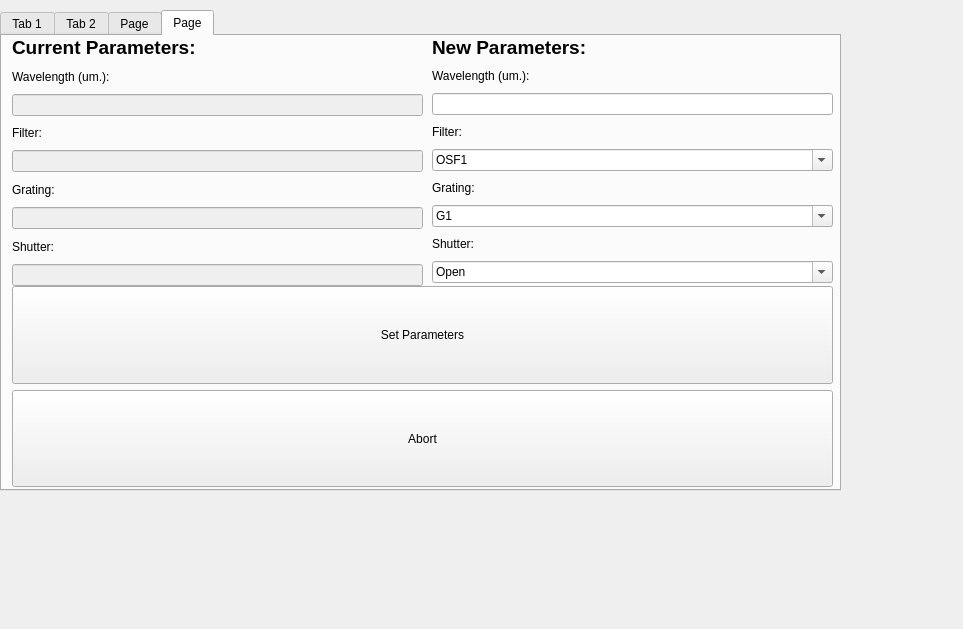
<?xml version="1.0" encoding="UTF-8"?>
<ui version="4.0">
 <class>Dialog</class>
 <widget class="QDialog" name="Dialog">
  <property name="geometry">
   <rect>
    <x>0</x>
    <y>0</y>
    <width>963</width>
    <height>629</height>
   </rect>
  </property>
  <property name="windowTitle">
   <string>Dialog</string>
  </property>
  <widget class="QTabWidget" name="tabWidget">
   <property name="geometry">
    <rect>
     <x>0</x>
     <y>10</y>
     <width>841</width>
     <height>481</height>
    </rect>
   </property>
   <property name="currentIndex">
    <number>3</number>
   </property>
   <widget class="QWidget" name="tab1_series_scan">
    <attribute name="title">
     <string>Tab 1</string>
    </attribute>
    <widget class="QListWidget" name="sequence_config_files_tab1">
     <property name="geometry">
      <rect>
       <x>280</x>
       <y>180</y>
       <width>261</width>
       <height>151</height>
      </rect>
     </property>
     <property name="dragDropMode">
      <enum>QAbstractItemView::DragDrop</enum>
     </property>
    </widget>
    <widget class="QLabel" name="sequence_progress_label_tab1">
     <property name="geometry">
      <rect>
       <x>280</x>
       <y>10</y>
       <width>211</width>
       <height>21</height>
      </rect>
     </property>
     <property name="text">
      <string>Current Sequence Progress</string>
     </property>
    </widget>
    <widget class="QProgressBar" name="sequence_progressBar_tab1">
     <property name="geometry">
      <rect>
       <x>280</x>
       <y>30</y>
       <width>251</width>
       <height>23</height>
      </rect>
     </property>
     <property name="value">
      <number>24</number>
     </property>
    </widget>
    <widget class="QLabel" name="series_progress_label_tab1">
     <property name="geometry">
      <rect>
       <x>280</x>
       <y>50</y>
       <width>221</width>
       <height>20</height>
      </rect>
     </property>
     <property name="text">
      <string>Scan Sequence Series Progress</string>
     </property>
    </widget>
    <widget class="QProgressBar" name="series_progressBar_tab1">
     <property name="geometry">
      <rect>
       <x>280</x>
       <y>70</y>
       <width>251</width>
       <height>23</height>
      </rect>
     </property>
     <property name="value">
      <number>24</number>
     </property>
    </widget>
    <widget class="QLabel" name="sequence_config_files_label_tab1">
     <property name="geometry">
      <rect>
       <x>280</x>
       <y>160</y>
       <width>221</width>
       <height>21</height>
      </rect>
     </property>
     <property name="text">
      <string>Scan Sequence Series Config Files</string>
     </property>
    </widget>
    <widget class="QPushButton" name="run_single_tab1">
     <property name="geometry">
      <rect>
       <x>10</x>
       <y>340</y>
       <width>261</width>
       <height>101</height>
      </rect>
     </property>
     <property name="text">
      <string>Run Single Sequence</string>
     </property>
    </widget>
    <widget class="QPushButton" name="run_series_tab1">
     <property name="geometry">
      <rect>
       <x>280</x>
       <y>340</y>
       <width>261</width>
       <height>101</height>
      </rect>
     </property>
     <property name="text">
      <string>Run Series</string>
     </property>
    </widget>
    <widget class="QPushButton" name="abort_scan_button_tab1">
     <property name="geometry">
      <rect>
       <x>550</x>
       <y>340</y>
       <width>261</width>
       <height>101</height>
      </rect>
     </property>
     <property name="text">
      <string>Abort Scan</string>
     </property>
    </widget>
    <widget class="QLabel" name="saved_configs_label_tab1">
     <property name="geometry">
      <rect>
       <x>10</x>
       <y>10</y>
       <width>221</width>
       <height>21</height>
      </rect>
     </property>
     <property name="text">
      <string>Saved Sequence Config Files</string>
     </property>
    </widget>
    <widget class="QLabel" name="status_log_label_tab1">
     <property name="geometry">
      <rect>
       <x>550</x>
       <y>10</y>
       <width>101</width>
       <height>21</height>
      </rect>
     </property>
     <property name="text">
      <string>Status Log</string>
     </property>
    </widget>
    <widget class="QPushButton" name="remove_sequence_button_tab1">
     <property name="geometry">
      <rect>
       <x>280</x>
       <y>130</y>
       <width>261</width>
       <height>23</height>
      </rect>
     </property>
     <property name="text">
      <string>Remove Sequence From Scan Series</string>
     </property>
    </widget>
    <widget class="QPushButton" name="add_sequence_button_tab1">
     <property name="geometry">
      <rect>
       <x>280</x>
       <y>100</y>
       <width>261</width>
       <height>23</height>
      </rect>
     </property>
     <property name="sizePolicy">
      <sizepolicy hsizetype="Minimum" vsizetype="Maximum">
       <horstretch>0</horstretch>
       <verstretch>0</verstretch>
      </sizepolicy>
     </property>
     <property name="text">
      <string>Add New Sequence To Scan Series</string>
     </property>
    </widget>
    <widget class="QWidget" name="layoutWidget">
     <property name="geometry">
      <rect>
       <x>550</x>
       <y>30</y>
       <width>261</width>
       <height>301</height>
      </rect>
     </property>
     <layout class="QHBoxLayout" name="sl_horizontalLayout_tab1">
      <item>
       <widget class="QTextBrowser" name="sl_textBrowser_tab1"/>
      </item>
      <item>
       <widget class="QScrollBar" name="sl_scrollBar_tab1">
        <property name="orientation">
         <enum>Qt::Vertical</enum>
        </property>
       </widget>
      </item>
     </layout>
    </widget>
    <widget class="QWidget" name="layoutWidget_2">
     <property name="geometry">
      <rect>
       <x>10</x>
       <y>30</y>
       <width>261</width>
       <height>301</height>
      </rect>
     </property>
     <layout class="QHBoxLayout" name="scf_horizontalLayout_tab1">
      <item>
       <widget class="QListWidget" name="saved_config_files_tab1">
        <property name="dragEnabled">
         <bool>true</bool>
        </property>
        <property name="dragDropMode">
         <enum>QAbstractItemView::DragOnly</enum>
        </property>
        <property name="selectionMode">
         <enum>QAbstractItemView::MultiSelection</enum>
        </property>
       </widget>
      </item>
      <item>
       <widget class="QScrollBar" name="scf_scrollBar_tab1">
        <property name="orientation">
         <enum>Qt::Vertical</enum>
        </property>
       </widget>
      </item>
     </layout>
    </widget>
   </widget>
   <widget class="QWidget" name="tab2_single_scan">
    <attribute name="title">
     <string>Tab 2</string>
    </attribute>
    <widget class="QLabel" name="status_log_label_tab2">
     <property name="geometry">
      <rect>
       <x>550</x>
       <y>10</y>
       <width>91</width>
       <height>21</height>
      </rect>
     </property>
     <property name="text">
      <string>Status Log</string>
     </property>
    </widget>
    <widget class="QPushButton" name="run_series_tab2">
     <property name="geometry">
      <rect>
       <x>280</x>
       <y>340</y>
       <width>261</width>
       <height>101</height>
      </rect>
     </property>
     <property name="text">
      <string>Run Series</string>
     </property>
    </widget>
    <widget class="QPushButton" name="run_single_tab2">
     <property name="geometry">
      <rect>
       <x>10</x>
       <y>340</y>
       <width>261</width>
       <height>101</height>
      </rect>
     </property>
     <property name="text">
      <string>Run Single Sequence</string>
     </property>
    </widget>
    <widget class="QPushButton" name="abort_scan_button_tab2">
     <property name="geometry">
      <rect>
       <x>550</x>
       <y>340</y>
       <width>261</width>
       <height>101</height>
      </rect>
     </property>
     <property name="text">
      <string>Abort Scan</string>
     </property>
    </widget>
    <widget class="QWidget" name="layoutWidget_3">
     <property name="geometry">
      <rect>
       <x>550</x>
       <y>30</y>
       <width>261</width>
       <height>301</height>
      </rect>
     </property>
     <layout class="QHBoxLayout" name="sl_horizontalLayout_tab2">
      <item>
       <widget class="QTextBrowser" name="sl_textBrowser_tab2"/>
      </item>
      <item>
       <widget class="QScrollBar" name="sl_scrollBar_tab2">
        <property name="orientation">
         <enum>Qt::Vertical</enum>
        </property>
       </widget>
      </item>
     </layout>
    </widget>
    <widget class="QWidget" name="">
     <property name="geometry">
      <rect>
       <x>10</x>
       <y>10</y>
       <width>261</width>
       <height>131</height>
      </rect>
     </property>
     <layout class="QVBoxLayout" name="verticalLayout">
      <item>
       <widget class="QLabel" name="grating_select_label_tab2">
        <property name="text">
         <string> Grating Selection:</string>
        </property>
       </widget>
      </item>
      <item>
       <widget class="QComboBox" name="grating_select_cbox_tab2">
        <property name="currentIndex">
         <number>0</number>
        </property>
        <item>
         <property name="text">
          <string>Grating 1 (G1)</string>
         </property>
        </item>
        <item>
         <property name="text">
          <string>Grating 2 (G2)</string>
         </property>
        </item>
        <item>
         <property name="text">
          <string>Grating 3 (G3)</string>
         </property>
        </item>
       </widget>
      </item>
      <item>
       <widget class="QLabel" name="osf_select_label_tab2">
        <property name="text">
         <string>Filter Selection:</string>
        </property>
       </widget>
      </item>
      <item>
       <widget class="QComboBox" name="osf_select_cbox">
        <item>
         <property name="text">
          <string>OSF1</string>
         </property>
        </item>
        <item>
         <property name="text">
          <string>OSF2</string>
         </property>
        </item>
        <item>
         <property name="text">
          <string>OSF3</string>
         </property>
        </item>
        <item>
         <property name="text">
          <string>OSF4</string>
         </property>
        </item>
       </widget>
      </item>
      <item>
       <widget class="QLabel" name="shutter_position_label_tab2">
        <property name="text">
         <string>Shutter</string>
        </property>
       </widget>
      </item>
      <item>
       <widget class="QComboBox" name="shutter_position_cbox_tab2">
        <item>
         <property name="text">
          <string>Open</string>
         </property>
        </item>
        <item>
         <property name="text">
          <string>Closed</string>
         </property>
        </item>
       </widget>
      </item>
     </layout>
    </widget>
    <widget class="QWidget" name="">
     <property name="geometry">
      <rect>
       <x>280</x>
       <y>10</y>
       <width>261</width>
       <height>91</height>
      </rect>
     </property>
     <layout class="QVBoxLayout" name="verticalLayout_3">
      <item>
       <widget class="QLabel" name="sequence_name_label">
        <property name="sizePolicy">
         <sizepolicy hsizetype="Preferred" vsizetype="Maximum">
          <horstretch>0</horstretch>
          <verstretch>0</verstretch>
         </sizepolicy>
        </property>
        <property name="text">
         <string>Sequence Config File Name:</string>
        </property>
       </widget>
      </item>
      <item>
       <widget class="QLineEdit" name="sequence_name_ledit">
        <property name="text">
         <string>setup_test.cfg</string>
        </property>
        <property name="placeholderText">
         <string/>
        </property>
       </widget>
      </item>
      <item>
       <widget class="QPushButton" name="save_sequence_pushButton_4_tab2">
        <property name="text">
         <string>Save Sequence Config File</string>
        </property>
       </widget>
      </item>
     </layout>
    </widget>
    <widget class="QWidget" name="">
     <property name="geometry">
      <rect>
       <x>280</x>
       <y>100</y>
       <width>258</width>
       <height>231</height>
      </rect>
     </property>
     <layout class="QVBoxLayout" name="verticalLayout_4">
      <item>
       <widget class="QPushButton" name="add_sequence_button_tab2">
        <property name="sizePolicy">
         <sizepolicy hsizetype="Minimum" vsizetype="Maximum">
          <horstretch>0</horstretch>
          <verstretch>0</verstretch>
         </sizepolicy>
        </property>
        <property name="text">
         <string>Add New Sequence To Scan Series</string>
        </property>
       </widget>
      </item>
      <item>
       <widget class="QPushButton" name="remove_sequence_button_tab2">
        <property name="text">
         <string>Remove Sequence From Scan Series</string>
        </property>
       </widget>
      </item>
      <item>
       <widget class="QPushButton" name="edit_sequence_button_tab2">
        <property name="text">
         <string>Edit Sequence</string>
        </property>
       </widget>
      </item>
      <item>
       <widget class="QLabel" name="sequence_config_files_label_tab2">
        <property name="text">
         <string>Scan Sequence Series</string>
        </property>
       </widget>
      </item>
      <item>
       <widget class="QListWidget" name="sequence_config_files_tab2">
        <property name="dragDropMode">
         <enum>QAbstractItemView::InternalMove</enum>
        </property>
       </widget>
      </item>
     </layout>
    </widget>
    <widget class="QWidget" name="">
     <property name="geometry">
      <rect>
       <x>10</x>
       <y>140</y>
       <width>261</width>
       <height>191</height>
      </rect>
     </property>
     <layout class="QVBoxLayout" name="verticalLayout_2">
      <item>
       <widget class="QLabel" name="sequence_start_wave_label">
        <property name="sizePolicy">
         <sizepolicy hsizetype="Maximum" vsizetype="Maximum">
          <horstretch>0</horstretch>
          <verstretch>0</verstretch>
         </sizepolicy>
        </property>
        <property name="text">
         <string>Sequence Start Wavelength (um.):</string>
        </property>
       </widget>
      </item>
      <item>
       <widget class="QLineEdit" name="sequence_wave_start_ledit">
        <property name="sizePolicy">
         <sizepolicy hsizetype="Expanding" vsizetype="Maximum">
          <horstretch>0</horstretch>
          <verstretch>0</verstretch>
         </sizepolicy>
        </property>
        <property name="text">
         <string>0.75</string>
        </property>
        <property name="placeholderText">
         <string/>
        </property>
       </widget>
      </item>
      <item>
       <widget class="QLabel" name="sequence_end_wave_label">
        <property name="sizePolicy">
         <sizepolicy hsizetype="Maximum" vsizetype="Maximum">
          <horstretch>0</horstretch>
          <verstretch>0</verstretch>
         </sizepolicy>
        </property>
        <property name="text">
         <string>Sequence End Wavelength (um.):</string>
        </property>
       </widget>
      </item>
      <item>
       <widget class="QLineEdit" name="sequence_wave_end_ledit">
        <property name="sizePolicy">
         <sizepolicy hsizetype="Expanding" vsizetype="Maximum">
          <horstretch>0</horstretch>
          <verstretch>0</verstretch>
         </sizepolicy>
        </property>
        <property name="text">
         <string>5.0</string>
        </property>
        <property name="placeholderText">
         <string/>
        </property>
       </widget>
      </item>
      <item>
       <widget class="QLabel" name="sequence_wave_step_label">
        <property name="sizePolicy">
         <sizepolicy hsizetype="Maximum" vsizetype="Maximum">
          <horstretch>0</horstretch>
          <verstretch>0</verstretch>
         </sizepolicy>
        </property>
        <property name="text">
         <string>Sequence Wavelength Step (nm.):</string>
        </property>
       </widget>
      </item>
      <item>
       <widget class="QLineEdit" name="sequence_wave_step_ledit">
        <property name="sizePolicy">
         <sizepolicy hsizetype="Expanding" vsizetype="Maximum">
          <horstretch>0</horstretch>
          <verstretch>0</verstretch>
         </sizepolicy>
        </property>
        <property name="text">
         <string>1.0</string>
        </property>
        <property name="placeholderText">
         <string>1.0</string>
        </property>
       </widget>
      </item>
      <item>
       <widget class="QLabel" name="sequence_measure_int_label">
        <property name="text">
         <string>Sequence Measurement Interval (s):</string>
        </property>
       </widget>
      </item>
      <item>
       <widget class="QLineEdit" name="sequence_measure_int_ledit">
        <property name="text">
         <string>5.0</string>
        </property>
        <property name="placeholderText">
         <string/>
        </property>
       </widget>
      </item>
     </layout>
    </widget>
   </widget>
   <widget class="QWidget" name="tab3_settings">
    <attribute name="title">
     <string>Page</string>
    </attribute>
    <widget class="QLabel" name="metadata_label_tab3">
     <property name="geometry">
      <rect>
       <x>10</x>
       <y>130</y>
       <width>131</width>
       <height>21</height>
      </rect>
     </property>
     <property name="text">
      <string>Metadata to Include</string>
     </property>
    </widget>
    <widget class="QCheckBox" name="checkBox">
     <property name="geometry">
      <rect>
       <x>10</x>
       <y>150</y>
       <width>141</width>
       <height>21</height>
      </rect>
     </property>
     <property name="text">
      <string>Cryo_Temperature</string>
     </property>
    </widget>
    <widget class="QCheckBox" name="checkBox_2">
     <property name="geometry">
      <rect>
       <x>10</x>
       <y>170</y>
       <width>141</width>
       <height>21</height>
      </rect>
     </property>
     <property name="text">
      <string>Power_Meter</string>
     </property>
    </widget>
    <widget class="QCheckBox" name="checkBox_3">
     <property name="geometry">
      <rect>
       <x>10</x>
       <y>190</y>
       <width>141</width>
       <height>21</height>
      </rect>
     </property>
     <property name="text">
      <string>Filter_Wheel_1</string>
     </property>
    </widget>
    <widget class="QCheckBox" name="checkBox_4">
     <property name="geometry">
      <rect>
       <x>10</x>
       <y>210</y>
       <width>141</width>
       <height>21</height>
      </rect>
     </property>
     <property name="text">
      <string>Filter_Wheel_2</string>
     </property>
    </widget>
    <widget class="QCheckBox" name="checkBox_5">
     <property name="geometry">
      <rect>
       <x>10</x>
       <y>230</y>
       <width>141</width>
       <height>21</height>
      </rect>
     </property>
     <property name="text">
      <string>Grating</string>
     </property>
    </widget>
    <widget class="QCheckBox" name="checkBox_6">
     <property name="geometry">
      <rect>
       <x>10</x>
       <y>250</y>
       <width>141</width>
       <height>21</height>
      </rect>
     </property>
     <property name="text">
      <string>Wavelength</string>
     </property>
    </widget>
    <widget class="QCheckBox" name="checkBox_7">
     <property name="geometry">
      <rect>
       <x>10</x>
       <y>270</y>
       <width>201</width>
       <height>21</height>
      </rect>
     </property>
     <property name="text">
      <string>Measurement_Interval</string>
     </property>
    </widget>
    <widget class="QLabel" name="keywords_label_tab3">
     <property name="geometry">
      <rect>
       <x>10</x>
       <y>280</y>
       <width>121</width>
       <height>41</height>
      </rect>
     </property>
     <property name="text">
      <string>Search Keywords:</string>
     </property>
    </widget>
    <widget class="QLineEdit" name="storage_path_lineEdit_tab3">
     <property name="geometry">
      <rect>
       <x>10</x>
       <y>60</y>
       <width>261</width>
       <height>20</height>
      </rect>
     </property>
     <property name="text">
      <string>/data/big_data/</string>
     </property>
     <property name="placeholderText">
      <string/>
     </property>
    </widget>
    <widget class="QLabel" name="storage_path_label_tab3">
     <property name="geometry">
      <rect>
       <x>10</x>
       <y>40</y>
       <width>121</width>
       <height>21</height>
      </rect>
     </property>
     <property name="text">
      <string>Storage Path:</string>
     </property>
    </widget>
    <widget class="QLineEdit" name="filename_suffix_lineEdit_tab3">
     <property name="geometry">
      <rect>
       <x>10</x>
       <y>100</y>
       <width>261</width>
       <height>20</height>
      </rect>
     </property>
     <property name="text">
      <string>_30042021_1701</string>
     </property>
     <property name="placeholderText">
      <string/>
     </property>
    </widget>
    <widget class="QLabel" name="filename_suffix_label_tab3">
     <property name="geometry">
      <rect>
       <x>10</x>
       <y>80</y>
       <width>121</width>
       <height>21</height>
      </rect>
     </property>
     <property name="text">
      <string>Filename Suffix:</string>
     </property>
    </widget>
    <widget class="QLabel" name="data_format_label_tab3">
     <property name="geometry">
      <rect>
       <x>280</x>
       <y>13</y>
       <width>81</width>
       <height>20</height>
      </rect>
     </property>
     <property name="text">
      <string>Data Format:</string>
     </property>
    </widget>
    <widget class="QComboBox" name="data_format_comboBox_tab3">
     <property name="geometry">
      <rect>
       <x>370</x>
       <y>10</y>
       <width>171</width>
       <height>22</height>
      </rect>
     </property>
     <item>
      <property name="text">
       <string>.csv</string>
      </property>
     </item>
     <item>
      <property name="text">
       <string>.json</string>
      </property>
     </item>
     <item>
      <property name="text">
       <string>.parquet</string>
      </property>
     </item>
    </widget>
    <widget class="QComboBox" name="compression_comboBox_tab3">
     <property name="geometry">
      <rect>
       <x>370</x>
       <y>47</y>
       <width>171</width>
       <height>22</height>
      </rect>
     </property>
     <item>
      <property name="text">
       <string>.zip</string>
      </property>
     </item>
     <item>
      <property name="text">
       <string>.tgz</string>
      </property>
     </item>
     <item>
      <property name="text">
       <string>.tar</string>
      </property>
     </item>
    </widget>
    <widget class="QLabel" name="compresssion_label_tab3">
     <property name="geometry">
      <rect>
       <x>280</x>
       <y>50</y>
       <width>81</width>
       <height>20</height>
      </rect>
     </property>
     <property name="text">
      <string>Compression:</string>
     </property>
    </widget>
    <widget class="QLineEdit" name="keywords_lineEdit_tab3">
     <property name="geometry">
      <rect>
       <x>10</x>
       <y>310</y>
       <width>261</width>
       <height>20</height>
      </rect>
     </property>
     <property name="text">
      <string>Test, Development</string>
     </property>
     <property name="placeholderText">
      <string/>
     </property>
    </widget>
    <widget class="QCheckBox" name="overwrite_checkBox_tab3">
     <property name="geometry">
      <rect>
       <x>280</x>
       <y>140</y>
       <width>221</width>
       <height>31</height>
      </rect>
     </property>
     <property name="text">
      <string>Overwrite Without Warning</string>
     </property>
    </widget>
    <widget class="QPushButton" name="run_single_tab3">
     <property name="geometry">
      <rect>
       <x>10</x>
       <y>340</y>
       <width>261</width>
       <height>101</height>
      </rect>
     </property>
     <property name="text">
      <string>Run Single Sequence</string>
     </property>
    </widget>
    <widget class="QLabel" name="status_log_label_tab3">
     <property name="geometry">
      <rect>
       <x>550</x>
       <y>10</y>
       <width>91</width>
       <height>21</height>
      </rect>
     </property>
     <property name="text">
      <string>Status Log</string>
     </property>
    </widget>
    <widget class="QPushButton" name="abort_scan_button_tab3">
     <property name="geometry">
      <rect>
       <x>550</x>
       <y>340</y>
       <width>261</width>
       <height>101</height>
      </rect>
     </property>
     <property name="text">
      <string>Abort Scan</string>
     </property>
    </widget>
    <widget class="QPushButton" name="run_series_tab3">
     <property name="geometry">
      <rect>
       <x>280</x>
       <y>340</y>
       <width>261</width>
       <height>101</height>
      </rect>
     </property>
     <property name="text">
      <string>Run Series</string>
     </property>
    </widget>
    <widget class="QPushButton" name="add_sequence_button_tab3">
     <property name="geometry">
      <rect>
       <x>280</x>
       <y>80</y>
       <width>261</width>
       <height>23</height>
      </rect>
     </property>
     <property name="sizePolicy">
      <sizepolicy hsizetype="Minimum" vsizetype="Maximum">
       <horstretch>0</horstretch>
       <verstretch>0</verstretch>
      </sizepolicy>
     </property>
     <property name="text">
      <string>Add New Sequence To Scan Series</string>
     </property>
    </widget>
    <widget class="QPushButton" name="remove_sequence_button_tab3">
     <property name="geometry">
      <rect>
       <x>280</x>
       <y>110</y>
       <width>261</width>
       <height>23</height>
      </rect>
     </property>
     <property name="text">
      <string>Remove Sequence From Scan Series</string>
     </property>
    </widget>
    <widget class="QLabel" name="sequence_config_files_label_tab3">
     <property name="geometry">
      <rect>
       <x>280</x>
       <y>170</y>
       <width>161</width>
       <height>31</height>
      </rect>
     </property>
     <property name="text">
      <string>Scan Sequence Series</string>
     </property>
    </widget>
    <widget class="QListWidget" name="sequence_config_files_tab3">
     <property name="geometry">
      <rect>
       <x>280</x>
       <y>200</y>
       <width>261</width>
       <height>131</height>
      </rect>
     </property>
     <property name="dragDropMode">
      <enum>QAbstractItemView::InternalMove</enum>
     </property>
    </widget>
    <widget class="QWidget" name="layoutWidget_4">
     <property name="geometry">
      <rect>
       <x>550</x>
       <y>30</y>
       <width>261</width>
       <height>301</height>
      </rect>
     </property>
     <layout class="QHBoxLayout" name="sl_horizontalLayout_tab3">
      <item>
       <widget class="QTextBrowser" name="sl_textBrowser_tab3"/>
      </item>
      <item>
       <widget class="QScrollBar" name="sl_scrollBar_tab3">
        <property name="orientation">
         <enum>Qt::Vertical</enum>
        </property>
       </widget>
      </item>
     </layout>
    </widget>
    <widget class="QLabel" name="config_path_label_tab3">
     <property name="geometry">
      <rect>
       <x>10</x>
       <y>0</y>
       <width>121</width>
       <height>21</height>
      </rect>
     </property>
     <property name="text">
      <string>Config Files Path:</string>
     </property>
    </widget>
    <widget class="QLineEdit" name="config_path_lineEdit_tab3">
     <property name="geometry">
      <rect>
       <x>10</x>
       <y>20</y>
       <width>261</width>
       <height>20</height>
      </rect>
     </property>
     <property name="text">
      <string>../../config/</string>
     </property>
     <property name="placeholderText">
      <string/>
     </property>
    </widget>
   </widget>
   <widget class="QWidget" name="tab4_manual">
    <attribute name="title">
     <string>Page</string>
    </attribute>
    <widget class="QWidget" name="layoutWidget_5">
     <property name="geometry">
      <rect>
       <x>10</x>
       <y>0</y>
       <width>411</width>
       <height>250</height>
      </rect>
     </property>
     <layout class="QGridLayout" name="gridLayout_9">
      <item row="2" column="0">
       <widget class="QLineEdit" name="wavelength_current_ledit_tab4">
        <property name="enabled">
         <bool>false</bool>
        </property>
        <property name="text">
         <string/>
        </property>
       </widget>
      </item>
      <item row="4" column="0">
       <widget class="QLineEdit" name="osf_current_ledit_tab4">
        <property name="enabled">
         <bool>false</bool>
        </property>
       </widget>
      </item>
      <item row="1" column="0">
       <widget class="QLabel" name="wavelength_current_label_tab4">
        <property name="text">
         <string>Wavelength (um.):</string>
        </property>
       </widget>
      </item>
      <item row="7" column="0">
       <widget class="QLabel" name="shutter_current_label_tab4">
        <property name="text">
         <string>Shutter:</string>
        </property>
       </widget>
      </item>
      <item row="6" column="0">
       <widget class="QLineEdit" name="grating_current_ledit_tab4">
        <property name="enabled">
         <bool>false</bool>
        </property>
       </widget>
      </item>
      <item row="0" column="0">
       <widget class="QLabel" name="curent_parameters_title">
        <property name="font">
         <font>
          <pointsize>14</pointsize>
          <weight>75</weight>
          <bold>true</bold>
         </font>
        </property>
        <property name="text">
         <string>Current Parameters:</string>
        </property>
       </widget>
      </item>
      <item row="5" column="0">
       <widget class="QLabel" name="grating_current_label_tab4">
        <property name="text">
         <string>Grating:</string>
        </property>
       </widget>
      </item>
      <item row="8" column="0">
       <widget class="QLineEdit" name="shutter_current_ledit_tab4">
        <property name="enabled">
         <bool>false</bool>
        </property>
       </widget>
      </item>
      <item row="3" column="0">
       <widget class="QLabel" name="osf_current_label_tab4">
        <property name="text">
         <string>Filter:</string>
        </property>
       </widget>
      </item>
     </layout>
    </widget>
    <widget class="QWidget" name="layoutWidget_6">
     <property name="geometry">
      <rect>
       <x>430</x>
       <y>0</y>
       <width>401</width>
       <height>247</height>
      </rect>
     </property>
     <layout class="QGridLayout" name="gridLayout_10">
      <item row="8" column="0">
       <widget class="QComboBox" name="shutter_new_cbox_tab4">
        <property name="editable">
         <bool>true</bool>
        </property>
        <item>
         <property name="text">
          <string>Open</string>
         </property>
        </item>
        <item>
         <property name="text">
          <string>Close</string>
         </property>
        </item>
       </widget>
      </item>
      <item row="0" column="0">
       <widget class="QLabel" name="new_parameters_title">
        <property name="font">
         <font>
          <pointsize>14</pointsize>
          <weight>75</weight>
          <bold>true</bold>
         </font>
        </property>
        <property name="text">
         <string>New Parameters:</string>
        </property>
       </widget>
      </item>
      <item row="2" column="0">
       <widget class="QLineEdit" name="wavelength_new_ledit_tab4"/>
      </item>
      <item row="5" column="0">
       <widget class="QLabel" name="grating_new_label_tab4">
        <property name="text">
         <string>Grating:</string>
        </property>
       </widget>
      </item>
      <item row="1" column="0">
       <widget class="QLabel" name="wavelength_new_label_tab4">
        <property name="text">
         <string>Wavelength (um.):</string>
        </property>
       </widget>
      </item>
      <item row="3" column="0">
       <widget class="QLabel" name="osf_new_label_tab4">
        <property name="text">
         <string>Filter:</string>
        </property>
       </widget>
      </item>
      <item row="7" column="0">
       <widget class="QLabel" name="shuttter_new_label_tab4">
        <property name="text">
         <string>Shutter:</string>
        </property>
       </widget>
      </item>
      <item row="4" column="0">
       <widget class="QComboBox" name="osf_new_cbox_tab4">
        <property name="editable">
         <bool>true</bool>
        </property>
        <item>
         <property name="text">
          <string>OSF1</string>
         </property>
        </item>
        <item>
         <property name="text">
          <string>OSF2</string>
         </property>
        </item>
        <item>
         <property name="text">
          <string>OSF3</string>
         </property>
        </item>
        <item>
         <property name="text">
          <string>OSF4</string>
         </property>
        </item>
       </widget>
      </item>
      <item row="6" column="0">
       <widget class="QComboBox" name="grating_new_cbox_tab4">
        <property name="editable">
         <bool>true</bool>
        </property>
        <item>
         <property name="text">
          <string>G1</string>
         </property>
        </item>
        <item>
         <property name="text">
          <string>G2</string>
         </property>
        </item>
        <item>
         <property name="text">
          <string>G3</string>
         </property>
        </item>
       </widget>
      </item>
     </layout>
    </widget>
    <widget class="QWidget" name="layoutWidget_7">
     <property name="geometry">
      <rect>
       <x>10</x>
       <y>250</y>
       <width>821</width>
       <height>201</height>
      </rect>
     </property>
     <layout class="QGridLayout" name="gridLayout_15">
      <item row="0" column="0">
       <widget class="QPushButton" name="set_parameters_button_tab4">
        <property name="sizePolicy">
         <sizepolicy hsizetype="Minimum" vsizetype="Minimum">
          <horstretch>0</horstretch>
          <verstretch>0</verstretch>
         </sizepolicy>
        </property>
        <property name="text">
         <string>Set Parameters</string>
        </property>
       </widget>
      </item>
      <item row="1" column="0">
       <widget class="QPushButton" name="abort_manual_button_tab4">
        <property name="sizePolicy">
         <sizepolicy hsizetype="Minimum" vsizetype="Minimum">
          <horstretch>0</horstretch>
          <verstretch>0</verstretch>
         </sizepolicy>
        </property>
        <property name="text">
         <string>Abort</string>
        </property>
       </widget>
      </item>
     </layout>
    </widget>
   </widget>
  </widget>
 </widget>
 <resources/>
 <connections/>
</ui>
